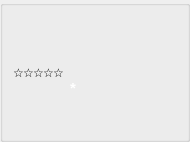
       <widget class="QGroupBox" name="groupBox2">
        <property name="minimumSize">
         <size>
          <width>190</width>
          <height>142</height>
         </size>
        </property>
        <property name="maximumSize">
         <size>
          <width>190</width>
          <height>142</height>
         </size>
        </property>
        <property name="title">
         <string/>
        </property>
        <widget class="MyAvatarLabel" name="label_Avatar2">
         <property name="geometry">
          <rect>
           <x>13</x>
           <y>79</y>
           <width>50</width>
           <height>50</height>
          </rect>
         </property>
         <property name="minimumSize">
          <size>
           <width>50</width>
           <height>50</height>
          </size>
         </property>
         <property name="maximumSize">
          <size>
           <width>50</width>
           <height>50</height>
          </size>
         </property>
         <property name="scaledContents">
          <bool>true</bool>
         </property>
        </widget>
        <widget class="MyNameLabel" name="label_PlayerName2">
         <property name="geometry">
          <rect>
           <x>70</x>
           <y>117</y>
           <width>104</width>
           <height>14</height>
          </rect>
         </property>
         <property name="minimumSize">
          <size>
           <width>0</width>
           <height>14</height>
          </size>
         </property>
         <property name="maximumSize">
          <size>
           <width>16777215</width>
           <height>14</height>
          </size>
         </property>
         <property name="alignment">
          <set>Qt::AlignLeading|Qt::AlignLeft|Qt::AlignTop</set>
         </property>
         <property name="openExternalLinks">
          <bool>true</bool>
         </property>
        </widget>
        <widget class="MySetLabel" name="textLabel_Set2">
         <property name="geometry">
          <rect>
           <x>70</x>
           <y>10</y>
           <width>104</width>
           <height>14</height>
          </rect>
         </property>
         <property name="minimumSize">
          <size>
           <width>0</width>
           <height>14</height>
          </size>
         </property>
         <property name="maximumSize">
          <size>
           <width>16777215</width>
           <height>14</height>
          </size>
         </property>
         <property name="alignment">
          <set>Qt::AlignBottom|Qt::AlignHCenter</set>
         </property>
        </widget>
        <widget class="MyCashLabel" name="textLabel_Cash2">
         <property name="geometry">
          <rect>
           <x>70</x>
           <y>104</y>
           <width>104</width>
           <height>14</height>
          </rect>
         </property>
         <property name="minimumSize">
          <size>
           <width>35</width>
           <height>14</height>
          </size>
         </property>
         <property name="maximumSize">
          <size>
           <width>16777215</width>
           <height>14</height>
          </size>
         </property>
        </widget>
        <widget class="QLabel" name="textLabel_Button2">
         <property name="geometry">
          <rect>
           <x>18</x>
           <y>16</y>
           <width>40</width>
           <height>42</height>
          </rect>
         </property>
         <property name="minimumSize">
          <size>
           <width>40</width>
           <height>42</height>
          </size>
         </property>
         <property name="maximumSize">
          <size>
           <width>40</width>
           <height>42</height>
          </size>
         </property>
         <property name="text">
          <string/>
         </property>
         <property name="scaledContents">
          <bool>true</bool>
         </property>
        </widget>
        <widget class="MyCardsPixmapLabel" name="pixmapLabel_card2a">
         <property name="geometry">
          <rect>
           <x>86</x>
           <y>26</y>
           <width>48</width>
           <height>76</height>
          </rect>
         </property>
         <property name="scaledContents">
          <bool>true</bool>
         </property>
        </widget>
        <widget class="MyCardsPixmapLabel" name="pixmapLabel_card2b">
         <property name="geometry">
          <rect>
           <x>110</x>
           <y>26</y>
           <width>48</width>
           <height>76</height>
          </rect>
         </property>
         <property name="scaledContents">
          <bool>true</bool>
         </property>
        </widget>
        <widget class="MyStatusLabel" name="textLabel_Status2">
         <property name="geometry">
          <rect>
           <x>67</x>
           <y>43</y>
           <width>111</width>
           <height>40</height>
          </rect>
         </property>
         <property name="minimumSize">
          <size>
           <width>0</width>
           <height>20</height>
          </size>
         </property>
         <property name="text">
          <string/>
         </property>
         <property name="alignment">
          <set>Qt::AlignCenter</set>
         </property>
        </widget>
        <widget class="MyTimeoutLabel" name="label_Timeout2">
         <property name="geometry">
          <rect>
           <x>12</x>
           <y>57</y>
           <width>52</width>
           <height>10</height>
          </rect>
         </property>
         <property name="text">
          <string/>
         </property>
        </widget>
        <widget class="QLabel" name="label_playerTip2">
         <property name="geometry">
          <rect>
           <x>70</x>
           <y>79</y>
           <width>16</width>
           <height>17</height>
          </rect>
         </property>
         <property name="text">
          <string notr="true">&lt;!DOCTYPE HTML PUBLIC &quot;-//W3C//DTD HTML 4.0//EN&quot; &quot;http://www.w3.org/TR/REC-html40/strict.dtd&quot;&gt;
&lt;html&gt;&lt;head&gt;&lt;meta name=&quot;qrichtext&quot; content=&quot;1&quot; /&gt;&lt;style type=&quot;text/css&quot;&gt;
p, li { white-space: pre-wrap; }
&lt;/style&gt;&lt;/head&gt;&lt;body style=&quot; font-family:'Ubuntu'; font-size:11pt; font-weight:400; font-style:normal;&quot;&gt;
&lt;p style=&quot; margin-top:0px; margin-bottom:0px; margin-left:0px; margin-right:0px; -qt-block-indent:0; text-indent:0px;&quot;&gt;&lt;span style=&quot; font-weight:600; color:#ffffff;&quot;&gt;*&lt;/span&gt;&lt;/p&gt;&lt;/body&gt;&lt;/html&gt;</string>
         </property>
        </widget>
        <widget class="QLabel" name="label_Star12">
         <property name="geometry">
          <rect>
           <x>13</x>
           <y>65</y>
           <width>12</width>
           <height>12</height>
          </rect>
         </property>
         <property name="text">
          <string notr="true">&lt;a&gt;&amp;#9734;&lt;/a&gt;</string>
         </property>
        </widget>
        <widget class="QLabel" name="label_Star22">
         <property name="geometry">
          <rect>
           <x>23</x>
           <y>65</y>
           <width>12</width>
           <height>12</height>
          </rect>
         </property>
         <property name="text">
          <string notr="true">&lt;a&gt;&amp;#9734;&lt;/a&gt;</string>
         </property>
        </widget>
        <widget class="QLabel" name="label_Star32">
         <property name="geometry">
          <rect>
           <x>33</x>
           <y>65</y>
           <width>12</width>
           <height>12</height>
          </rect>
         </property>
         <property name="text">
          <string notr="true">&lt;a&gt;&amp;#9734;&lt;/a&gt;</string>
         </property>
        </widget>
        <widget class="QLabel" name="label_Star42">
         <property name="geometry">
          <rect>
           <x>43</x>
           <y>65</y>
           <width>12</width>
           <height>12</height>
          </rect>
         </property>
         <property name="text">
          <string notr="true">&lt;a&gt;&amp;#9734;&lt;/a&gt;</string>
         </property>
        </widget>
        <widget class="QLabel" name="label_Star52">
         <property name="geometry">
          <rect>
           <x>53</x>
           <y>65</y>
           <width>12</width>
           <height>12</height>
          </rect>
         </property>
         <property name="text">
          <string notr="true">&lt;a&gt;&amp;#9734;&lt;/a&gt;</string>
         </property>
        </widget>
       </widget>
